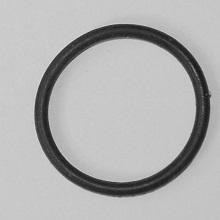
#> input picture images/Oring14.jpg, 220 x 220 px, found by its file name
$ python main.py
#> lines starting #> are read from the running program, lines starting #| are printed output that depends on the picture; after the words box and inside, x2 and y2 are one past the last pixel; in counts of white or black regions, pixels touching at a corner belong together; long printed decimals are rounded
### src/threshold.py
import numpy as np


def compute_histogram(img):
    # Create array for 256 grayscale levels
    hist = np.zeros(256, dtype=int)

    # Go through every pixel in the image
    rows, cols = img.shape
    for x in range(rows):
        for y in range(cols):
            value = img[x, y]
            hist[value] += 1

    return hist


def compute_otsu_threshold(hist, total_pixels):
    # Find threshold that best separates background and foreground
    best_threshold = 0
    max_variance = 0

    # Compute total intensity sum of image
    total_sum = 0
    for i in range(256):
        total_sum += i * hist[i]

    background_sum = 0
    background_weight = 0

    # Test every threshold possible from 0 to 255
    for t in range(256):
        background_weight += hist[t]

        if background_weight == 0:
            continue

        foreground_weight = total_pixels - background_weight
        if foreground_weight == 0:
            break

        background_sum += t * hist[t]

        mean_background = background_sum / background_weight
        mean_foreground = (total_sum - background_sum) / foreground_weight

        # Between class variance formula
        variance = background_weight * foreground_weight * (mean_background - mean_foreground) ** 2

        # Keep the threshold that gives the highest variance
        if variance > max_variance:
            max_variance = variance
            best_threshold = t

    return best_threshold


def apply_threshold(img, threshold):
    # Create empty binary image
    rows, cols = img.shape
    binary = np.zeros((rows, cols), dtype=np.uint8)

    # Convert image to black and white using threshold
    for x in range(rows):
        for y in range(cols):
            if img[x, y] > threshold:
                binary[x, y] = 255
            else:
                binary[x, y] = 0

    return binary

def dilate(binary_img):
    rows, cols = binary_img.shape
    output = np.zeros((rows, cols), dtype=np.uint8)

    # Skip borders
    for x in range(1, rows - 1):
        for y in range(1, cols - 1):

            # Check 3x3 neighborhood
            for i in range(-1, 2):
                for j in range(-1, 2):
                    if binary_img[x + i, y + j] == 255:
                        output[x, y] = 255
                        break
                if output[x, y] == 255:
                    break

    return output

def erode(binary_img):
    rows, cols = binary_img.shape
    output = np.zeros((rows, cols), dtype=np.uint8)

    # Skip borders
    for x in range(1, rows - 1):
        for y in range(1, cols - 1):

            all_white = True

            # Check 3x3 neighborhood
            for i in range(-1, 2):
                for j in range(-1, 2):
                    if binary_img[x + i, y + j] != 255:
                        all_white = False
                        break
                if not all_white:
                    break

            if all_white:
                output[x, y] = 255

    return output

### src/labeling.py
import numpy as np

# Labels every separate white region in the image with a unique number
def connected_components(binary_img):
    rows, cols = binary_img.shape
    labels = np.zeros((rows, cols), dtype=int)

    current_label = 1

    for x in range(rows):
        for y in range(cols):

            # If pixel is white and not yet labeled
            if binary_img[x, y] == 255 and labels[x, y] == 0:

                # Start flood-fill
                stack = [(x, y)]
                labels[x, y] = current_label

                while stack:
                    cx, cy = stack.pop()

                    # Check all 8 neighbours
                    for dx in [-1, 0, 1]:
                        for dy in [-1, 0, 1]:

                            nx = cx + dx
                            ny = cy + dy

                            if 0 <= nx < rows and 0 <= ny < cols:
                                if binary_img[nx, ny] == 255 and labels[nx, ny] == 0:
                                    labels[nx, ny] = current_label
                                    stack.append((nx, ny))

                current_label += 1

    return labels, current_label - 1


# Calculate area number of pixels for each labeled component
def component_areas(labels, num_objects):
    areas = []

    for label in range(1, num_objects + 1):
        area = (labels == label).sum()
        areas.append(area)

    return areas


# Calculate perimeter by counting boundary pixels of a component
def compute_perimeter(clean_component):
    rows, cols = clean_component.shape
    perimeter = 0

    for x in range(1, rows - 1):
        for y in range(1, cols - 1):

            # If pixel is white check if any neighbour is black boundary pixel
            if clean_component[x, y] == 255:
                for dx in [-1, 0, 1]:
                    for dy in [-1, 0, 1]:
                        if clean_component[x + dx, y + dy] == 0:
                            perimeter += 1
                            break
                    else:
                        continue
                    break

    return perimeter


# Circularity — perfect circle = 1.0  broken or irregular ring will score lower
def compute_circularity(area, perimeter):
    if perimeter == 0:
        return 0.0
    return (4 * np.pi * area) / (perimeter ** 2)


# Return only the largest white region this will be the ring
def keep_largest_component(labels, areas):
    largest_label = areas.index(max(areas)) + 1
    clean = (labels == largest_label).astype(np.uint8) * 255
    return clean

# Measure the hole inside the ring
# Flood fills inward from the image border through black pixels
# Any black pixels the fill cannot reach are inside the ring
def find_interior_hole_area(binary_ring):
    rows, cols = binary_ring.shape
    reachable = np.zeros((rows, cols), dtype=bool)
    stack = []

    # Start the fill from every black pixel on the image border
    for x in range(rows):
        for y in range(cols):
            if x == 0 or x == rows - 1 or y == 0 or y == cols - 1:
                if binary_ring[x, y] == 0 and not reachable[x, y]:
                    reachable[x, y] = True
                    stack.append((x, y))

    # Spread through connected black pixels
    while stack:
        cx, cy = stack.pop()
        for dx, dy in [(-1, 0), (1, 0), (0, -1), (0, 1)]:
            nx, ny = cx + dx, cy + dy
            if 0 <= nx < rows and 0 <= ny < cols:
                if binary_ring[nx, ny] == 0 and not reachable[nx, ny]:
                    reachable[nx, ny] = True
                    stack.append((nx, ny))

    # Black pixels the fill never reached are the interior hole
    hole_area = int((~reachable & (binary_ring == 0)).sum())
    return hole_area

### src/main.py
import cv2 as cv
import time
from threshold import compute_histogram, compute_otsu_threshold, apply_threshold, dilate, erode
from labeling import connected_components, component_areas, keep_largest_component, compute_perimeter, compute_circularity, find_interior_hole_area

img = cv.imread('images/Oring14.jpg', 0)
#> img is the input picture: shape (220, 220); min 13, max 234, mean 176.1

if img is None:
    print("Image failed to load.")
    exit()

print("Image shape:", img.shape)
#| Image shape: (220, 220)

# Start timer
t_start = time.perf_counter()

# Build histogram and find otsu threshold automatically
hist = compute_histogram(img)
#> after the loop in compute_histogram, `for x in range(rows):`: hist = 256 values, max 7423 at index 200, min 0 at index 0, mean 189.1
threshold = compute_otsu_threshold(hist, img.size)
#> the loop in compute_otsu_threshold, `for i in range(256):` made 256 passes
#> total_sum on passes 1 to 3: 0, 0, 0
#> after the loop in compute_otsu_threshold, `for i in range(256):`: total_sum = 8525075
#> the loop in compute_otsu_threshold, `for t in range(256):` made 235 passes
#> (background_weight, foreground_weight, background_sum, mean_background, mean_foreground, max_variance) on passes 14, 19, 21, 23, 24, 25, 26, 27, 28, 29, 30, 31: (1, 48399, 13, 13, 176.1, 1.29e+09), (2, 48398, 31, 15.5, 176.1, 2.5e+09), (3, 48397, 51, 17, 176.1, 3.68e+09), (5, 48395, 95, 19, 176.2, 5.98e+09), (10, 48390, 210, 21, 176.2, 1.17e+10), (15, 48385, 330, 22, 176.2, 1.73e+10), (23, 48377, 530, 23.04, 176.2, 2.61e+10), (31, 48369, 738, 23.81, 176.2, 3.48e+10), (44, 48356, 1089, 24.75, 176.3, 4.89e+10), (56, 48344, 1425, 25.45, 176.3, 6.16e+10), (72, 48328, 1889, 26.24, 176.4, 7.84e+10), (99, 48301, 2699, 27.26, 176.4, 1.06e+11)
#> after the loop in compute_otsu_threshold, `for t in range(256):`: background_sum = 8524841; background_weight = 48400; best_threshold = 127; max_variance = 5.7e+12
#> threshold = 127
print("Otsu threshold value:", threshold)
#| Otsu threshold value: 127

# Apply threshold manually to get a black and white image
binary = apply_threshold(img, threshold)
#> after the loop in apply_threshold, `for x in range(rows):`:
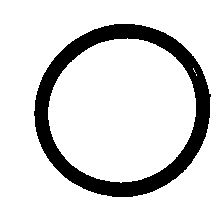
#> binary: shape (220, 220); 85.2% white; 1 black region, box (x1, y1, x2, y2) and area: (34, 24, 211, 197) 7177

# Use a lower threshold to help spot gaps in broken rings
binary_low = apply_threshold(img, threshold // 2)
#> call 2 of apply_threshold, with threshold = 63
#> after the loop in apply_threshold (call 2), `for x in range(rows):`:
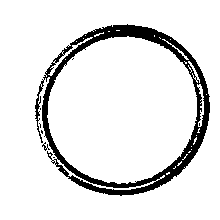
#> binary: shape (220, 220); 89.8% white; 8 black regions (6 under 20 px), largest, box (x1, y1, x2, y2) and area: (35, 24, 210, 196) 4901, (42, 142, 50, 151) 25

# Find the hole inside the ring — a complete ring has a large hole and a broken one does not
hole_area = find_interior_hole_area(255 - binary_low)
#> after the loop in find_interior_hole_area, `for x in range(rows):`:
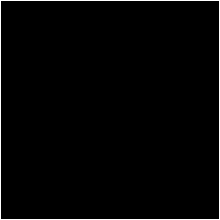
#> reachable: shape (220, 220) bool; 1.8% white in thin lines or dots
#> after the loop in find_interior_hole_area, `while stack:`:
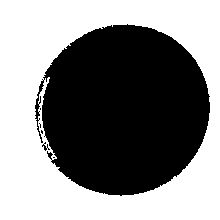
#> reachable: shape (220, 220) bool; 52.5% white; 6 black regions (4 under 20 px), largest, box (x1, y1, x2, y2) and area: (35, 24, 210, 196) 22955, (42, 142, 50, 151) 26
print("Interior hole area:", hole_area)
#| Interior hole area: 18050

# Morphology — close the small gaps and clean up noise
dilated = dilate(binary)
#> after the loop in dilate, `for x in range(1, rows - 1):`: output: shape (220, 220); 86.1% white; 2 black regions, box (x1, y1, x2, y2) and area: (35, 25, 210, 196) 5863, (0, 0, 220, 220) 876
closed = erode(dilated)
#> after the loop in erode, `for x in range(1, rows - 1):`:
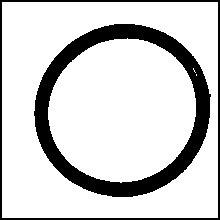
#> output: shape (220, 220); 81.6% white; 2 black regions, box (x1, y1, x2, y2) and area: (34, 24, 211, 197) 7177, (0, 0, 220, 220) 1744

# Invert ring becomes white
closed = 255 - closed

# Connected component labelling
labels, num_objects = connected_components(closed)
#> after the loop in connected_components, `for x in range(rows):`:
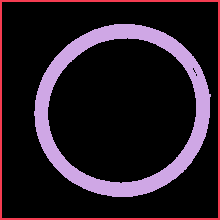
#> labels: shape (220, 220) int64; 3 distinct labels, from 0 to 2; one colour per label, 0 black
print("Number of connected components:", num_objects)
#| Number of connected components: 2

areas = component_areas(labels, num_objects)
print("Component areas:", areas)
#| Component areas: [1744, 7177]

clean_ring = keep_largest_component(labels, areas)
ring_area = max(areas)

perimeter = compute_perimeter(clean_ring)
print("Perimeter:", perimeter)
#| Perimeter: 1314

circularity = compute_circularity(ring_area, perimeter)
print("Circularity:", circularity)
#| Circularity: 0.05224

# Stop timer
t_end = time.perf_counter()
processing_time = (t_end - t_start) * 1000
print(f"Processing time: {processing_time:.1f}ms")

# Decision logic
# Count meaningful components ignore tiny border artifacts under 2000 pixels
significant = sum(1 for a in areas if a > 2000)

# Classify the ring as pass or fail
if significant > 1:
    result_text = "FAIL - Extra object detected"
elif ring_area < 3000:
    result_text = "FAIL - Ring too small"
elif hole_area < 6000:
    result_text = "FAIL - Ring is open/broken"
elif hole_area > 15500:
    result_text = "FAIL - Ring is abnormal"
else:
    result_text = "PASS - Ring OK"

print("Result:", result_text)

# Convert to colour so we can draw coloured text
display = cv.cvtColor(img, cv.COLOR_GRAY2BGR)

# Draw inspection result on image
cv.putText(display, result_text, (10, 30), cv.FONT_HERSHEY_SIMPLEX, 0.7,
           (0, 255, 0) if "PASS" in result_text else (0, 0, 255), 2)

# Draw processing time on image
cv.putText(display, f"Time: {processing_time:.1f}ms", (10, 60), cv.FONT_HERSHEY_SIMPLEX, 0.6,
           (255, 255, 255), 2)
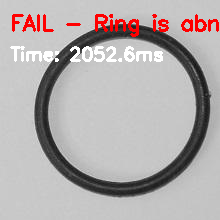
#> display: shape (220, 220, 3); mean B, G, R 173.3, 173.3, 179.7

# Show results
cv.imshow("Original Image", img)
cv.imshow("Binary Image (Otsu)", binary)
cv.imshow("Closed Image", closed)
cv.imshow("Largest Component Only", clean_ring)
cv.imshow("Inspection Result", display)

cv.waitKey(0)
cv.destroyAllWindows()

$ run again, with images/Oring1.jpg copied over images/Oring14.jpg
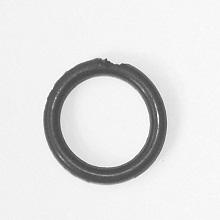
#> input picture images/Oring1.jpg, 220 x 220 px, found by its file name
#> img is the input picture: shape (220, 220); min 55, max 255, mean 225.2
#| Image shape: (220, 220)
#> after the loop in compute_histogram, `for x in range(rows):`: hist = 256 values, max 6333 at index 243, min 0 at index 0, mean 189.1
#> the loop in compute_otsu_threshold, `for i in range(256):` made 256 passes
#> total_sum on passes 1 to 3: 0, 0, 0
#> after the loop in compute_otsu_threshold, `for i in range(256):`: total_sum = 10901821
#> the loop in compute_otsu_threshold, `for t in range(256):` made 256 passes
#> (background_weight, foreground_weight, background_sum, mean_background, mean_foreground, max_variance) on passes 56, 58, 62, 63, 65, 66, 67, 68: (1, 48399, 55, 55, 225.2, 1.4e+09), (2, 48398, 112, 56, 225.3, 2.77e+09), (3, 48397, 173, 57.67, 225.3, 4.08e+09), (4, 48396, 235, 58.75, 225.3, 5.37e+09), (5, 48395, 299, 59.8, 225.3, 6.62e+09), (8, 48392, 494, 61.75, 225.3, 1.04e+10), (10, 48390, 626, 62.6, 225.3, 1.28e+10), (17, 48383, 1095, 64.41, 225.3, 2.13e+10)
#> after the loop in compute_otsu_threshold, `for t in range(256):`: background_sum = 10883716; background_weight = 48400; best_threshold = 169; max_variance = 5.19e+12
#> threshold = 169
#| Otsu threshold value: 169
#> in find_interior_hole_area, `hole_area = int((~reachable & (binary_ring == 0)).sum())`: hole_area = 66
#| Interior hole area: 66
#> closed: shape (220, 220); 15.3% white; 2 white regions, box (x1, y1, x2, y2) and area: (43, 58, 167, 185) 5685, (0, 0, 220, 220) 1744
#> after the loop in connected_components, `for x in range(rows):`:
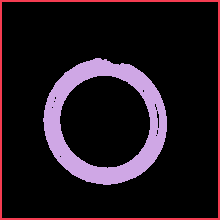
#> labels: shape (220, 220) int64; 3 distinct labels, from 0 to 2; one colour per label, 0 black
#> num_objects = 2
#| Number of connected components: 2
#> the loop in component_areas, `for label in range(1, num_objects + 1):` made 2 passes
#> area on passes 1 to 2: 1744, 5685
#> after the loop in component_areas, `for label in range(1, num_objects + 1):`: areas = [1744, 5685]
#| Component areas: [1744, 5685]
#> largest_label = 2
#> clean: shape (220, 220); 11.7% white; 1 white region, box (x1, y1, x2, y2) and area: (43, 58, 167, 185) 5685
#> ring_area = 5685
#> `perimeter = compute_perimeter(clean_ring)`: perimeter = 996
#| Perimeter: 996
#> circularity = 0.072
#| Circularity: 0.07201
#> significant = 1
#> `cv.putText(display, result_text, (10, 30), cv.FONT_HERSHEY_SIMPLEX, 0...`:
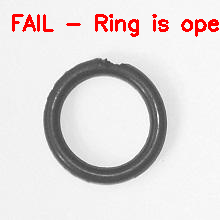
#> display: shape (220, 220, 3); 2.51% of pixels changed, all inside (x1, y1, x2, y2) = (12, 14, 219, 37)

$ run again, with images/Oring10.jpg copied over images/Oring14.jpg
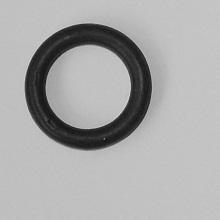
#> input picture images/Oring10.jpg, 220 x 220 px, found by its file name
#> img is the input picture: shape (220, 220); min 9, max 224, mean 169.7
#| Image shape: (220, 220)
#> after the loop in compute_histogram, `for x in range(rows):`: hist = 256 values, max 6694 at index 193, min 0 at index 0, mean 189.1
#> the loop in compute_otsu_threshold, `for i in range(256):` made 256 passes
#> total_sum on passes 1 to 3: 0, 0, 0
#> after the loop in compute_otsu_threshold, `for i in range(256):`: total_sum = 8212288
#> the loop in compute_otsu_threshold, `for t in range(256):` made 225 passes
#> (background_weight, foreground_weight, background_sum, mean_background, mean_foreground, max_variance) on passes 10, 11, 13, 14, 17, 18, 19, 20: (1, 48399, 9, 9, 169.7, 1.25e+09), (2, 48398, 19, 9.5, 169.7, 2.48e+09), (3, 48397, 31, 10.33, 169.7, 3.69e+09), (4, 48396, 44, 11, 169.7, 4.87e+09), (5, 48395, 60, 12, 169.7, 6.02e+09), (7, 48393, 94, 13.43, 169.7, 8.27e+09), (10, 48390, 148, 14.8, 169.7, 1.16e+10), (20, 48380, 338, 16.9, 169.7, 2.26e+10)
#| Otsu threshold value: 117
#> after the loop in apply_threshold, `for x in range(rows):`:
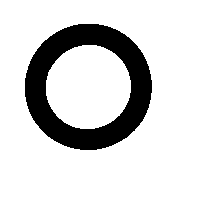
#> binary: shape (220, 220); 85.5% white; 1 black region, box (x1, y1, x2, y2) and area: (25, 24, 152, 150) 7007
#| Interior hole area: 6190
#> closed: shape (220, 220); 18.1% white; 2 white regions, box (x1, y1, x2, y2) and area: (25, 24, 152, 150) 7007, (0, 0, 220, 220) 1744
#| Number of connected components: 2
#| Component areas: [1744, 7007]
#| Perimeter: 844
#| Circularity: 0.1236
#> `cv.putText(display, f"Time: {processing_time:.1f}ms", (10, 60), cv.FON..`:
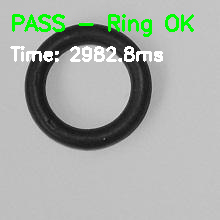
#> display: shape (220, 220, 3); mean B, G, R 167.9, 174.1, 167.9
